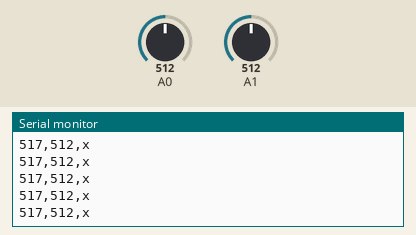
This sketch was run on a simulated Arduino Uno, built with avr-gcc and run on an emulated ATmega328P. On the bench: the last lines printed to the serial monitor. Inputs (shaded band) come from the test bench; at power-on: A1 = 512, A0 = 512.

Above: at 4.2 s.
4.3 s: A1 set to 109
At 5.3 s:
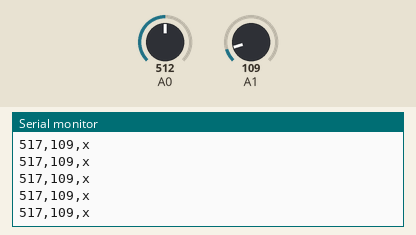
5.8 s: A1 set to 91
At 6.8 s:
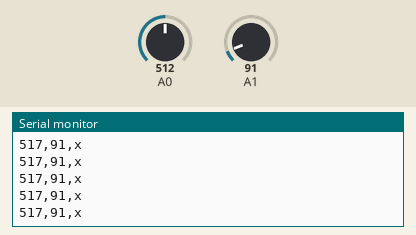
Timing chart, 0 to 8.8 s (numbered marks = the images above; inputs shaded):
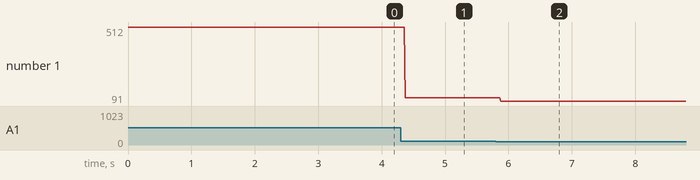

Measured:
- after the input at 4.3 s, the serial monitor: prints a new line after 0.07 s (image 1)
- after the input at 5.8 s, the serial monitor: prints a new line after 0.08 s (image 2)
- plotted number 1: 512 → 109 after the input at 4.3 s, 109 → 91 after the input at 5.8 s

The sketch:

Joystick_Read.ino
```cpp
/*
 *  WSU Mars Rover - Joystick_Read
 *
 *  Reads input from the joystick and prints via the serial stream to the computer in order to
 *  control the Mars Rover over internet
 *
 *  Written by Marcus Blaisdell and Jensen Reitz of WSU Robotics Club
 */

// Setup ***************************************************************************************

// Constant Variables --------------------------------------------------------------------------
const int JSy_neutral = 517, JSx_neutral = 528;

// Global Variables ----------------------------------------------------------------------------
int JSy = 0, JSx = 0, JSy_old = 0, JSx_old = 0;

// Run Program *********************************************************************************

void setup ()
{
  Serial.begin(9600);
}

void loop ()
{
  //Read the joystick positions
  JSy = filterSignal(analogRead(0), 0);
  JSx = filterSignal(analogRead(1), 1);

  //Print the joystick values to the serial stream
  if(checkForUpdate())
  {
    //Print the updated commands
    Serial.print(JSy);
    Serial.print(",");
    Serial.print(JSx);
    Serial.print(",");
    Serial.print("x");
    Serial.print("\n");

    JSy_old = JSy;
    JSx_old = JSx;
  }
  else
  {
    //Print the old commands
    Serial.print(JSy_old);
    Serial.print(",");
    Serial.print(JSx_old);
    Serial.print(",");
    Serial.print("x");
    Serial.print("\n");
  }

}

// Custom Functions *******************************************************************************

int filterSignal(int JS_value, int JS_type)
{
  switch(JS_type)
  {
    case 0: //JSy
      return ((abs(JS_value-JSy_neutral)>10) ? (JS_value) : (JSy_neutral));
      break;
    case 1: //JSh
      return ((abs(JS_value-JSx_neutral)>10) ? (JS_value) : (JSx_neutral));
      break;
  }
}

bool checkForUpdate()
{
  if(abs(JSy-JSy_old)>5 || abs(JSx-JSx_old)>5)
    return true;
  else
    return false;
}
```
